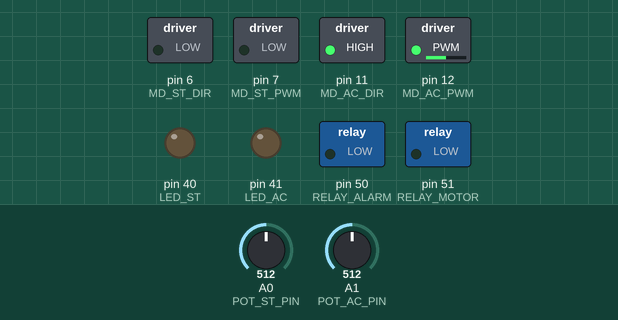
The sketch below on a simulated Arduino Mega 2560, built with avr-gcc and run on an emulated ATmega2560. On the bench: switched loads named in the sketch (green lamp = pin HIGH), output pins drawn as LEDs (lit = HIGH). Dashed ring = blinking. The inputs (shaded band) are chosen by the test bench; at power-on: A0 (POT_ST_PIN) = 512, A1 (POT_AC_PIN) = 512.

Above: at 2.2 s.
2.9 s: A0 (POT_ST_PIN) set to 716
At 3.41 s:
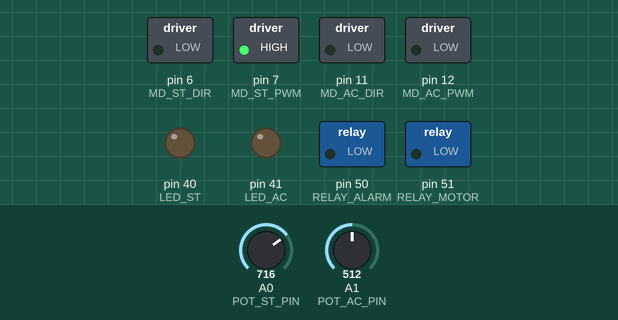
5.9 s: A1 (POT_AC_PIN) set to 122
At 6.21 s:
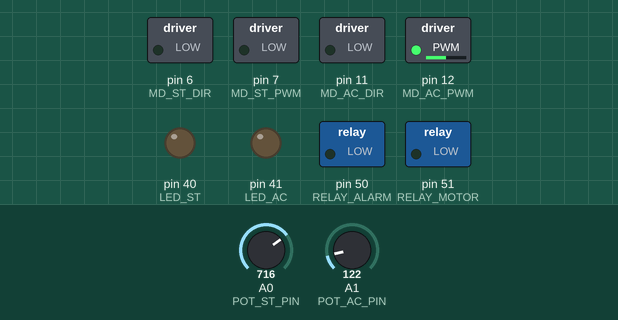
11.9 s: A1 (POT_AC_PIN) set to 306
At 13.3 s:
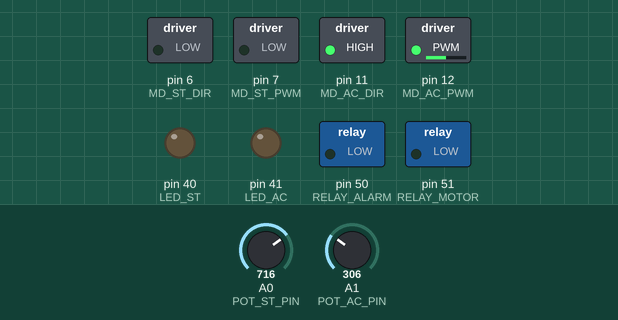
14.9 s: A1 (POT_AC_PIN) set to 0
Timing chart, 0 to 18.9 s (numbered marks = the images above; inputs shaded):
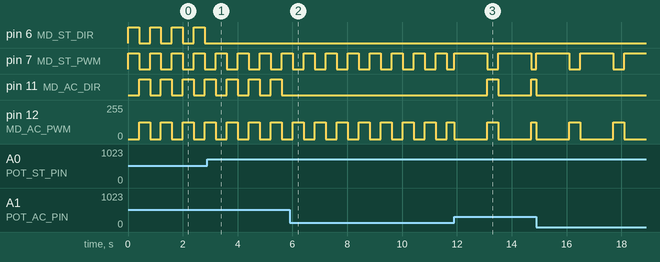

The sketch:

bcd_automode.ino
```cpp
// bcd_automode.ino
// Autonomous-mode firmware for the Hakuroukun ride-on cleaning robot,
// running BCD (Boustrophedon Cell Decomposition) coverage path planning.
// Target: Arduino Mega 2560 flashed to /dev/arduino.
//
// ─── SERIAL PROTOCOL (115200 baud) ──────────────────────────────────────────
//   Request  (from hakuroukun_communication_node.py, 12 bytes on the wire):
//     "0" + D + SSS + AAA + "00" + "\r\n"
//        D   = 1 char, '0' = FORWARD, '1' = REVERSE
//        SSS = 3-digit steering pot target (000-999)
//        AAA = 3-digit accel    pot target (000-999)
//        Leading '0' and trailing "00" are protocol padding.
//        "\r\n" is the message terminator (Python appends it explicitly).
//   Reply    (variable length, ends with '\n'):
//     ST + D + SSS + AAA + ",pm_st=" + N + ",pm_ac=" + N
//        ST  = '0' OK, '1' malformed (length != 10), '2' watchdog was firing
//              before this message arrived (pedal was released; now recovered)
//        pm_st / pm_ac = current pot readings, for online diagnostics.
//   The receive side uses readStringUntil('\n') + trim() to strip '\r'.
//   This is the newer contract added in hakuroukun_communication_node.py
//   (Jul 2026 revision) — it replaces the older 2-ms-gap-based read used
//   by Tai's motor_control.ino, which was prone to partial-read failures
//   under load.
//
// ─── CALIBRATION (from keyboardmode.ino, 2026-07-07) ────────────────────────
//   Steering neutral   PM_ST_N   = 400
//   Steering right lim PM_ST_LIMR= 200  -> min pot = 200
//   Steering left  lim PM_ST_LIML= 290  -> max pot = 690
//   Accel neutral      PM_AC_N   = 235  (pedal fully released)
//   Accel press   lim  PM_AC_LIMU= 500  -> max pot = 735
//   Accel release lim  PM_AC_LIMD=  20  -> min pot = 215
//   These values were tuned by driving the robot manually with keyboard
//   teleop and observing pot readings at the mechanical stops. Do NOT edit
//   without re-running the manual calibration procedure.
//
//   HEADS-UP: the rad->pot conversion in hakuroukun_communication_node must
//   also match this calibration (PM_ST_N=400 and the asymmetric envelope).
//   Verify c_cw/c_ccw / slope constants in that node before an experiment.
//
// ─── SAFETY BEHAVIORS (new in BCD firmware; not in Tai's motor_control) ─────
//   1. Startup hold: motors are driven to neutral for STARTUP_HOLD_MS
//      before serial parsing begins. Prevents lurch if a ROS message
//      arrives while the pot control loop hasn't converged.
//   2. Serial watchdog: if no valid message arrives for WATCHDOG_MS, the
//      accel target is forced to neutral (pedal released). Steering target
//      is held at its last value — snapping steering to zero mid-turn
//      could destabilize the vehicle worse than coasting to a stop.
//   3. Direction-change interlock: FWD<->REV relay flip is deferred
//      (non-blocking) until the pedal pot is within RELAY_SAFE_MARGIN of
//      neutral. Prevents lurch on gear shift with pedal engaged. Times out
//      after DIR_CHANGE_TIMEOUT_MS if the pedal never releases.
//   4. Decoupled envelope rejection: if only the steer target is out of
//      range, only the steer target snaps to neutral; the accel target is
//      preserved. Same axis-independence for accel. Tai's version reset
//      BOTH on either violation, which caused a bad steer value to release
//      the pedal mid-turn.
//
// ─── STATUS LEDS ────────────────────────────────────────────────────────────
//   LED_ST (D40)  ON when the last received message had an out-of-envelope
//                 value (visible clamp fired). Blinks off on the next clean
//                 message.
//   LED_AC (D41)  ON when the gear is REVERSE (mirrors keyboardmode.ino).
//
// ─── PROVENANCE ─────────────────────────────────────────────────────────────
//   Original manualmode.ino ..... Dinh Ngoc Duc (Duc-san), ISE MRG, 2024
//   motor_control.ino (BCD base). Nguyen Van Tai,          ISE MRG, 2025
//   bcd_automode.ino ............ Fadli Due Ramandavito,   ISE MRG, 2026
// ────────────────────────────────────────────────────────────────────────────

// ─── Tuning ─────────────────────────────────────────────────────────────────

#define SPEED_ST                 255   // Steering motor PWM (0-255)
#define SPEED_AC                 127   // Accel motor PWM (0-255). CAP — higher
                                       // risks damaging the pedal-actuator
                                       // frame per 2026-07-07 manual testing.

#define PM_ST_N                  567   // Steering neutral pot value
#define PM_ST_LIMR               280   // Right envelope: PM_ST_N - LIMR = 200
#define PM_ST_LIML               123   // Left  envelope: PM_ST_N + LIML = 690
#define PM_AC_N                  193   // Accel neutral (pedal fully released)
#define PM_AC_LIMU               574   // Press   envelope: PM_AC_N + LIMU = 735
#define PM_AC_LIMD                20   // Release envelope: PM_AC_N - LIMD = 215

#define REFRESH_MS              1000   // Motor closed-loop keep-alive interval
#define WATCHDOG_MS              500   // Release pedal if no msg for this long
#define STARTUP_HOLD_MS         1000   // Hold neutral for this long at boot
#define RELAY_SAFE_MARGIN         30   // Pedal must be within this of neutral
#define DIR_CHANGE_TIMEOUT_MS   4000   // Max wait for pedal release before
#define MOTOR_TIMEOUT_MS         400
                                       // abandoning a direction change

// ─── Pin Assignments (matches motor_control.ino + keyboardmode.ino) ─────────

const int MD_ST_DIR    =  6;
const int MD_ST_PWM    =  7;
const int MD_AC_DIR    = 11;
const int MD_AC_PWM    = 12;

const int LED_ST       = 40;
const int LED_AC       = 41;
const int RELAY_ALARM  = 50;
const int RELAY_MOTOR  = 51;

const int POT_ST_PIN   = 0;   // A0
const int POT_AC_PIN   = 1;   // A1

// ─── State ──────────────────────────────────────────────────────────────────

int pm_st = 0, pm_ac = 0;                 // Latest raw pot readings

int com_st = PM_ST_N;                     // Current steering pot target
int com_ac = PM_AC_N;                     // Current accel    pot target
int pre_st = 0, pre_ac = 0;               // Previous targets (for closed loop)

unsigned long time_st = 0, time_ac = 0;   // Last motor refresh timestamps
unsigned long last_serial_ms = 0;         // Last VALID message timestamp

String command = "";
String direction_mode = "0";              // Latched gear: "0" FWD, "1" REV
String control_status = "0";              // Echoed back to ROS

bool           envelope_violation   = false;   // For LED_ST
bool           direction_pending    = false;   // Interlock state
String         pending_direction    = "0";
unsigned long  dir_change_start_ms  = 0;
bool           watchdog_was_active  = false;   // Latch: fired since last msg
bool           motor_watchdog_tripped = false;

// ─── Forward Declarations ───────────────────────────────────────────────────

void motor_st(int PM_st_REF);
void motor_ac(int PM_ac_REF);

// ─── Setup ──────────────────────────────────────────────────────────────────

void setup() {
  // 50 ms cap on readStringUntil (early-exits on '\n' — which the Python
  // side always sends). At 10 Hz command rate we have 100 ms/cycle, so
  // 50 ms is a comfortable ceiling for partial-message tolerance.
  Serial.setTimeout(50);
  Serial.begin(115200);

  pinMode(MD_ST_DIR, OUTPUT);   pinMode(MD_ST_PWM, OUTPUT);
  pinMode(MD_AC_DIR, OUTPUT);   pinMode(MD_AC_PWM, OUTPUT);
  pinMode(LED_ST, OUTPUT);      pinMode(LED_AC, OUTPUT);
  pinMode(RELAY_ALARM, OUTPUT); pinMode(RELAY_MOTOR, OUTPUT);

  digitalWrite(MD_ST_DIR, LOW);   analogWrite(MD_ST_PWM, 0);
  digitalWrite(MD_AC_DIR, LOW);   analogWrite(MD_AC_PWM, 0);
  digitalWrite(LED_ST, LOW);      digitalWrite(LED_AC, LOW);
  digitalWrite(RELAY_ALARM, LOW); digitalWrite(RELAY_MOTOR, LOW);   // FWD

  // Startup safety hold: drive both motors to neutral for a moment so we
  // don't accept ROS commands before the pot control loop has converged.
  unsigned long t_boot = millis();
  while (millis() - t_boot < STARTUP_HOLD_MS) {
    motor_st(PM_ST_N);
    motor_ac(PM_AC_N);
  }

  // Prime the watchdog so it doesn't fire before the first message.
  last_serial_ms = millis();
}

// ─── Main Loop ──────────────────────────────────────────────────────────────

void loop() {
  // 1. Parse any pending serial command (non-blocking).
  if (Serial.available()) {
    command = Serial.readStringUntil('\n');     // consumes the '\n'
    command.trim();                             // strips trailing '\r'
    envelope_violation = false;                 // reset for this cycle

    if (command.length() != 10) {
      // Malformed: signal, don't touch com_st/com_ac, don't reset watchdog.
      control_status = "1";
    } else {
      // A clean message arrived. If the watchdog had been firing between
      // the previous message and this one, echo status '2' so the Python
      // side logs a "watchdog tripped" warning — otherwise silent recovery
      // hides the fact that the robot lost heartbeat.
      control_status = (watchdog_was_active || motor_watchdog_tripped) ? "2" : "0";
      watchdog_was_active = false;
      motor_watchdog_tripped = false;
      last_serial_ms = millis();

      String req_direction = command.substring(1, 2);
      int req_com_st = command.substring(2, 5).toInt();
      int req_com_ac = command.substring(5, 8).toInt();

      // Decoupled envelope check. Only the offending axis snaps to neutral —
      // a bad steer value must NOT release the pedal, and vice versa.
      if (req_com_st < PM_ST_N - PM_ST_LIMR || req_com_st > PM_ST_N + PM_ST_LIML) {
        req_com_st = PM_ST_N;
        envelope_violation = true;
      }
      if (req_com_ac < PM_AC_N - PM_AC_LIMD || req_com_ac > PM_AC_N + PM_AC_LIMU) {
        req_com_ac = PM_AC_N;
        envelope_violation = true;
      }

      // Direction change: kick off the non-blocking interlock. We do NOT
      // flip the relay here; that happens in the interlock block below,
      // only after the pedal actually reaches neutral.
      if (req_direction != direction_mode && !direction_pending) {
        direction_pending = true;
        pending_direction = req_direction;
        dir_change_start_ms = millis();
      }

      com_st = req_com_st;
      com_ac = req_com_ac;
    }

    // Reply: status + echo + comma-separated diagnostic tail.
    // hakuroukun_communication_node.py only inspects response[0] for the
    // status char, but the tail is useful when tailing serial by hand.
    String d = (command.length() == 10) ? command.substring(1, 2) : String("0");
    String s = (command.length() == 10) ? command.substring(2, 5) : String("000");
    String a = (command.length() == 10) ? command.substring(5, 8) : String("000");
    Serial.print(control_status);
    Serial.print(d);
    Serial.print(s);
    Serial.print(a);
    Serial.print(",pm_st="); Serial.print(pm_st);
    Serial.print(",pm_ac="); Serial.print(pm_ac);
    Serial.print(",gear="); Serial.print(direction_mode);
    Serial.print(",pend="); Serial.println(direction_pending ? "1" : "0");
    Serial.flush();
  }

  // 2. Direction-change interlock (non-blocking). While pending, we force
  //    the pedal to neutral regardless of what was just parsed, and poll
  //    the accel pot until it's within RELAY_SAFE_MARGIN of neutral.
  if (direction_pending) {
    com_ac = PM_AC_N;
    pm_ac = analogRead(POT_AC_PIN);
    if (abs(pm_ac - PM_AC_N) <= RELAY_SAFE_MARGIN) {
      if (pending_direction == "1") {
        digitalWrite(RELAY_ALARM, HIGH);
        digitalWrite(RELAY_MOTOR, HIGH);
      } else {
        digitalWrite(RELAY_ALARM, LOW);
        digitalWrite(RELAY_MOTOR, LOW);
      }
      direction_mode = pending_direction;
      direction_pending = false;
    } else if (millis() - dir_change_start_ms > DIR_CHANGE_TIMEOUT_MS) {
      // Pedal never released — abandon the direction change, keep old gear
      // latched. Loop continues normally.
      direction_pending = false;
    }
  }

  // 3. Watchdog: no valid message in WATCHDOG_MS -> release pedal.
  //    Steering is intentionally NOT snapped to center — holding the last
  //    valid steer target is safer than centering mid-turn. The latched
  //    flag causes the NEXT successful message to reply with status '2',
  //    so the ROS side can log a "heartbeat lost" warning.
  if (millis() - last_serial_ms > WATCHDOG_MS) {
    com_ac = PM_AC_N;
    watchdog_was_active = true;
  }

  // 4. Drive motors toward their targets.
  motor_st(com_st);
  motor_ac(com_ac);

  // 5. Status LEDs.
  digitalWrite(LED_ST, envelope_violation ? HIGH : LOW);
  digitalWrite(LED_AC, (direction_mode == "1") ? HIGH : LOW);
}

// ─── Steering Motor Closed Loop ─────────────────────────────────────────────
// Drives the steering actuator until the pot reading (A0) matches PM_st_REF.
// The busy-wait is intentional — it comes from Tai's motor_control.ino and
// has proven stable at 10 Hz command rate. Typical convergence < 100 ms.

void motor_st(int PM_st_REF) {
  if (PM_st_REF != pre_st || millis() - time_st > REFRESH_MS) {
    pm_st = analogRead(POT_ST_PIN);
    unsigned long t_start = millis();
    bool converged = true;
    if (pm_st > PM_st_REF) {
      while (pm_st > PM_st_REF) {
        if (millis() - t_start > MOTOR_TIMEOUT_MS) {
          motor_watchdog_tripped = true;
          converged = false;
          break;
        }
        digitalWrite(MD_ST_DIR, LOW);
        analogWrite(MD_ST_PWM, SPEED_ST);
        pm_st = analogRead(POT_ST_PIN);
      }
    } else if (pm_st < PM_st_REF) {
      while (pm_st < PM_st_REF) {
        if (millis() - t_start > MOTOR_TIMEOUT_MS) {
          motor_watchdog_tripped = true;
          converged = false;
          break;
        }
        digitalWrite(MD_ST_DIR, HIGH);
        analogWrite(MD_ST_PWM, SPEED_ST);
        pm_st = analogRead(POT_ST_PIN);
      }
    }
    analogWrite(MD_ST_PWM, 0);
    digitalWrite(MD_ST_DIR, LOW);
    time_st = millis();
    if (converged) {
      pre_st = PM_st_REF;   // only latch success
    }
  }
}

// ─── Accel Motor Closed Loop ────────────────────────────────────────────────
// Same structure as motor_st. Note the direction convention: pm_ac INCREASES
// as the pedal is pressed (DIR LOW), and DECREASES as it releases (DIR HIGH).

void motor_ac(int PM_ac_REF) {
  if (PM_ac_REF != pre_ac || millis() - time_ac > REFRESH_MS) {
    pm_ac = analogRead(POT_AC_PIN);
    unsigned long t_start = millis();
    bool converged = true;
    if (pm_ac < PM_ac_REF) {
      while (pm_ac < PM_ac_REF) {
        if (millis() - t_start > MOTOR_TIMEOUT_MS) {
          motor_watchdog_tripped = true;
          converged = false;
          break;
        }
        digitalWrite(MD_AC_DIR, LOW);
        analogWrite(MD_AC_PWM, SPEED_AC);
        pm_ac = analogRead(POT_AC_PIN);
      }
    } else if (pm_ac > PM_ac_REF) {
      while (pm_ac > PM_ac_REF) {
        if (millis() - t_start > MOTOR_TIMEOUT_MS) {
          motor_watchdog_tripped = true;
          converged = false;
          break;
        }
        digitalWrite(MD_AC_DIR, HIGH);
        analogWrite(MD_AC_PWM, SPEED_AC);
        pm_ac = analogRead(POT_AC_PIN);
      }
    }
    analogWrite(MD_AC_PWM, 0);
    digitalWrite(MD_AC_DIR, LOW);
    time_ac = millis();
    if (converged) {
      pre_ac = PM_ac_REF;   // only latch success
    }
  }
}
```

Measured:
- after the input at 2.9 s, pin 6 (MD_ST_DIR): stops changing and stays LOW
- after the input at 5.9 s, pin 11 (MD_AC_DIR): stops changing and stays LOW
- after the input at 11.9 s, pin 7 (MD_ST_PWM): alternates HIGH for 1.2 s and LOW for 0.40 s, starting at once; pin 11 (MD_AC_DIR): LOW → HIGH after 1.2 s, → LOW 0.40 s later, → HIGH 1.2 s later; pin 12 (MD_AC_PWM): alternates 127/255 for 0.40 s and 0/255 for 1.2 s, starting at once
- by itself, pin 6 (MD_ST_DIR), pin 7 (MD_ST_PWM), pin 11 (MD_AC_DIR): alternates HIGH for 0.40 s and LOW for 0.40 s
- by itself, pin 12 (MD_AC_PWM): alternates 127/255 for 0.40 s and 0/255 for 0.40 s
